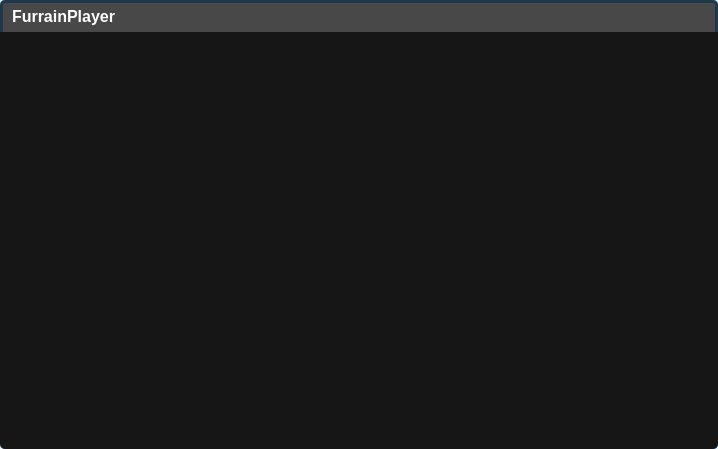
<?xml version="1.0" encoding="UTF-8"?>
<ui version="4.0">
 <class>DragAbleWidget</class>
 <widget class="QWidget" name="DragAbleWidget">
  <property name="geometry">
   <rect>
    <x>0</x>
    <y>0</y>
    <width>718</width>
    <height>449</height>
   </rect>
  </property>
  <property name="windowTitle">
   <string>Form</string>
  </property>
  <layout class="QVBoxLayout" name="verticalLayout">
   <property name="spacing">
    <number>0</number>
   </property>
   <property name="leftMargin">
    <number>0</number>
   </property>
   <property name="topMargin">
    <number>0</number>
   </property>
   <property name="rightMargin">
    <number>0</number>
   </property>
   <property name="bottomMargin">
    <number>0</number>
   </property>
   <item>
    <widget class="QWidget" name="widget_frame" native="true">
     <property name="styleSheet">
      <string notr="true">QWidget#widget_frame
{
	border:3px solid  rgb(46, 165, 255);
	background-color: rgba(0, 255, 255, 0);
	border-radius:5px;
}

QWidget#widget_back
{
border-radius:3px;
}

QWidget#widget_title
{
	border-top-right-radius:5px;
	border-top-left-radius:5px;
}

QWidget#widget_container
{
	border-bottom-right-radius:5px;
	border-bottom-left-radius:5px;
}

QStackedWidget
{
	border-bottom-right-radius:5px;
	border-bottom-left-radius:5px;
}

QWidget#page_courseList
{
	border-bottom-right-radius:5px;
	border-bottom-left-radius:5px;
}

	</string>
     </property>
     <layout class="QVBoxLayout" name="verticalLayout_6">
      <property name="spacing">
       <number>0</number>
      </property>
      <property name="leftMargin">
       <number>0</number>
      </property>
      <property name="topMargin">
       <number>0</number>
      </property>
      <property name="rightMargin">
       <number>0</number>
      </property>
      <property name="bottomMargin">
       <number>0</number>
      </property>
      <item>
       <widget class="QWidget" name="widget_back" native="true">
        <property name="styleSheet">
         <string notr="true"/>
        </property>
        <layout class="QVBoxLayout" name="verticalLayout_8">
         <property name="spacing">
          <number>0</number>
         </property>
         <property name="leftMargin">
          <number>0</number>
         </property>
         <property name="topMargin">
          <number>0</number>
         </property>
         <property name="rightMargin">
          <number>0</number>
         </property>
         <property name="bottomMargin">
          <number>0</number>
         </property>
         <item>
          <layout class="QVBoxLayout" name="verticalLayout_titleWidget_Back">
           <property name="spacing">
            <number>0</number>
           </property>
           <property name="topMargin">
            <number>0</number>
           </property>
           <item>
            <widget class="QWidget" name="widget_title" native="true">
             <property name="sizePolicy">
              <sizepolicy hsizetype="Preferred" vsizetype="Fixed">
               <horstretch>0</horstretch>
               <verstretch>0</verstretch>
              </sizepolicy>
             </property>
             <property name="minimumSize">
              <size>
               <width>0</width>
               <height>32</height>
              </size>
             </property>
             <property name="maximumSize">
              <size>
               <width>16777215</width>
               <height>32</height>
              </size>
             </property>
             <property name="styleSheet">
              <string notr="true">
QPushButton#btnMenu,QPushButton#btnMenu_Min,QPushButton#btnMenu_Max,QPushButton#btnMenu_Close{
	border-radius:0px;
	color: #F0F0F0;
	background-color:rgba(0,0,0,0);
	border-style:none;
}

QPushButton#btnMenu:hover,QPushButton#btnMenu_Min:hover,QPushButton#btnMenu_Max:hover{
	background-color: qlineargradient(spread:pad, x1:0, y1:1, x2:0, y2:0, stop:0 rgba(25, 134, 199, 0), stop:1 #636363);
}

QPushButton#btnMenu_Close:hover{
	background-color: qlineargradient(spread:pad, x1:0, y1:1, x2:0, y2:0, stop:0 rgba(238, 0, 0, 128), stop:1 rgba(238, 44, 44, 255));
}

QWidget#widget_title{
        background-color:rgba(25, 25, 25,200); 
}

QLabel#lab_Ico,QLabel#lab_Title{
	border-radius:0px;
	color: #F0F0F0;
	background-color:rgba(0,0,0,0);
	border-style:none;
}
</string>
             </property>
             <layout class="QHBoxLayout" name="horizontalLayout_40">
              <property name="spacing">
               <number>0</number>
              </property>
              <property name="leftMargin">
               <number>0</number>
              </property>
              <property name="topMargin">
               <number>0</number>
              </property>
              <property name="rightMargin">
               <number>0</number>
              </property>
              <property name="bottomMargin">
               <number>0</number>
              </property>
              <item>
               <layout class="QHBoxLayout" name="horizontalLayout_19">
                <property name="spacing">
                 <number>0</number>
                </property>
                <property name="leftMargin">
                 <number>12</number>
                </property>
                <property name="topMargin">
                 <number>0</number>
                </property>
                <property name="rightMargin">
                 <number>0</number>
                </property>
                <item>
                 <widget class="QLabel" name="label_titleName">
                  <property name="styleSheet">
                   <string notr="true">color: rgb(255, 255, 255);
font-size:16px;
font-weight:bold;
font-family:&quot;微软雅黑&quot;;</string>
                  </property>
                  <property name="text">
                   <string>FurrainPlayer</string>
                  </property>
                 </widget>
                </item>
                <item>
                 <spacer name="horizontalSpacer_26">
                  <property name="orientation">
                   <enum>Qt::Horizontal</enum>
                  </property>
                  <property name="sizeHint" stdset="0">
                   <size>
                    <width>40</width>
                    <height>20</height>
                   </size>
                  </property>
                 </spacer>
                </item>
                <item>
                 <widget class="QWidget" name="widget_titleBtn" native="true">
                  <property name="sizePolicy">
                   <sizepolicy hsizetype="Preferred" vsizetype="Expanding">
                    <horstretch>0</horstretch>
                    <verstretch>0</verstretch>
                   </sizepolicy>
                  </property>
                  <property name="maximumSize">
                   <size>
                    <width>16777215</width>
                    <height>46</height>
                   </size>
                  </property>
                  <layout class="QHBoxLayout" name="horizontalLayout_5">
                   <property name="spacing">
                    <number>2</number>
                   </property>
                   <property name="leftMargin">
                    <number>0</number>
                   </property>
                   <property name="topMargin">
                    <number>0</number>
                   </property>
                   <property name="rightMargin">
                    <number>0</number>
                   </property>
                   <property name="bottomMargin">
                    <number>0</number>
                   </property>
                   <item>
                    <widget class="QPushButton" name="btnMenu_Min">
                     <property name="sizePolicy">
                      <sizepolicy hsizetype="Minimum" vsizetype="Expanding">
                       <horstretch>0</horstretch>
                       <verstretch>0</verstretch>
                      </sizepolicy>
                     </property>
                     <property name="maximumSize">
                      <size>
                       <width>16777215</width>
                       <height>60</height>
                      </size>
                     </property>
                     <property name="cursor">
                      <cursorShape>ArrowCursor</cursorShape>
                     </property>
                     <property name="focusPolicy">
                      <enum>Qt::NoFocus</enum>
                     </property>
                     <property name="layoutDirection">
                      <enum>Qt::LeftToRight</enum>
                     </property>
                     <property name="styleSheet">
                      <string notr="true"/>
                     </property>
                     <property name="text">
                      <string/>
                     </property>
                     <property name="icon">
                      <iconset resource="../../resources/resources.qrc">
                       <normaloff>:/image/showminisizebtn.png</normaloff>:/image/showminisizebtn.png</iconset>
                     </property>
                     <property name="iconSize">
                      <size>
                       <width>22</width>
                       <height>22</height>
                      </size>
                     </property>
                     <property name="flat">
                      <bool>true</bool>
                     </property>
                    </widget>
                   </item>
                   <item>
                    <widget class="QPushButton" name="btnMenu_Max">
                     <property name="sizePolicy">
                      <sizepolicy hsizetype="Minimum" vsizetype="Expanding">
                       <horstretch>0</horstretch>
                       <verstretch>0</verstretch>
                      </sizepolicy>
                     </property>
                     <property name="maximumSize">
                      <size>
                       <width>16777215</width>
                       <height>60</height>
                      </size>
                     </property>
                     <property name="cursor">
                      <cursorShape>ArrowCursor</cursorShape>
                     </property>
                     <property name="focusPolicy">
                      <enum>Qt::NoFocus</enum>
                     </property>
                     <property name="layoutDirection">
                      <enum>Qt::LeftToRight</enum>
                     </property>
                     <property name="styleSheet">
                      <string notr="true"/>
                     </property>
                     <property name="text">
                      <string/>
                     </property>
                     <property name="icon">
                      <iconset resource="../../resources/resources.qrc">
                       <normaloff>:/image/showmaxsizebtn.png</normaloff>:/image/showmaxsizebtn.png</iconset>
                     </property>
                     <property name="iconSize">
                      <size>
                       <width>22</width>
                       <height>22</height>
                      </size>
                     </property>
                     <property name="flat">
                      <bool>true</bool>
                     </property>
                    </widget>
                   </item>
                  </layout>
                 </widget>
                </item>
                <item>
                 <widget class="QPushButton" name="btnMenu_Close">
                  <property name="sizePolicy">
                   <sizepolicy hsizetype="Minimum" vsizetype="Expanding">
                    <horstretch>0</horstretch>
                    <verstretch>0</verstretch>
                   </sizepolicy>
                  </property>
                  <property name="cursor">
                   <cursorShape>PointingHandCursor</cursorShape>
                  </property>
                  <property name="styleSheet">
                   <string notr="true"/>
                  </property>
                  <property name="text">
                   <string/>
                  </property>
                  <property name="icon">
                   <iconset resource="../../resources/resources.qrc">
                    <normaloff>:/image/close_normal.png</normaloff>:/image/close_normal.png</iconset>
                  </property>
                  <property name="iconSize">
                   <size>
                    <width>28</width>
                    <height>28</height>
                   </size>
                  </property>
                 </widget>
                </item>
               </layout>
              </item>
             </layout>
            </widget>
           </item>
          </layout>
         </item>
         <item>
          <widget class="QWidget" name="widget_container" native="true">
           <property name="sizePolicy">
            <sizepolicy hsizetype="Preferred" vsizetype="Expanding">
             <horstretch>0</horstretch>
             <verstretch>0</verstretch>
            </sizepolicy>
           </property>
           <property name="styleSheet">
            <string notr="true">QWidget#widget_container
{
	background-color: rgb(22, 22, 22);
}
</string>
           </property>
          </widget>
         </item>
        </layout>
       </widget>
      </item>
     </layout>
    </widget>
   </item>
  </layout>
 </widget>
 <resources>
  <include location="../../resources/resources.qrc"/>
 </resources>
 <connections/>
</ui>
